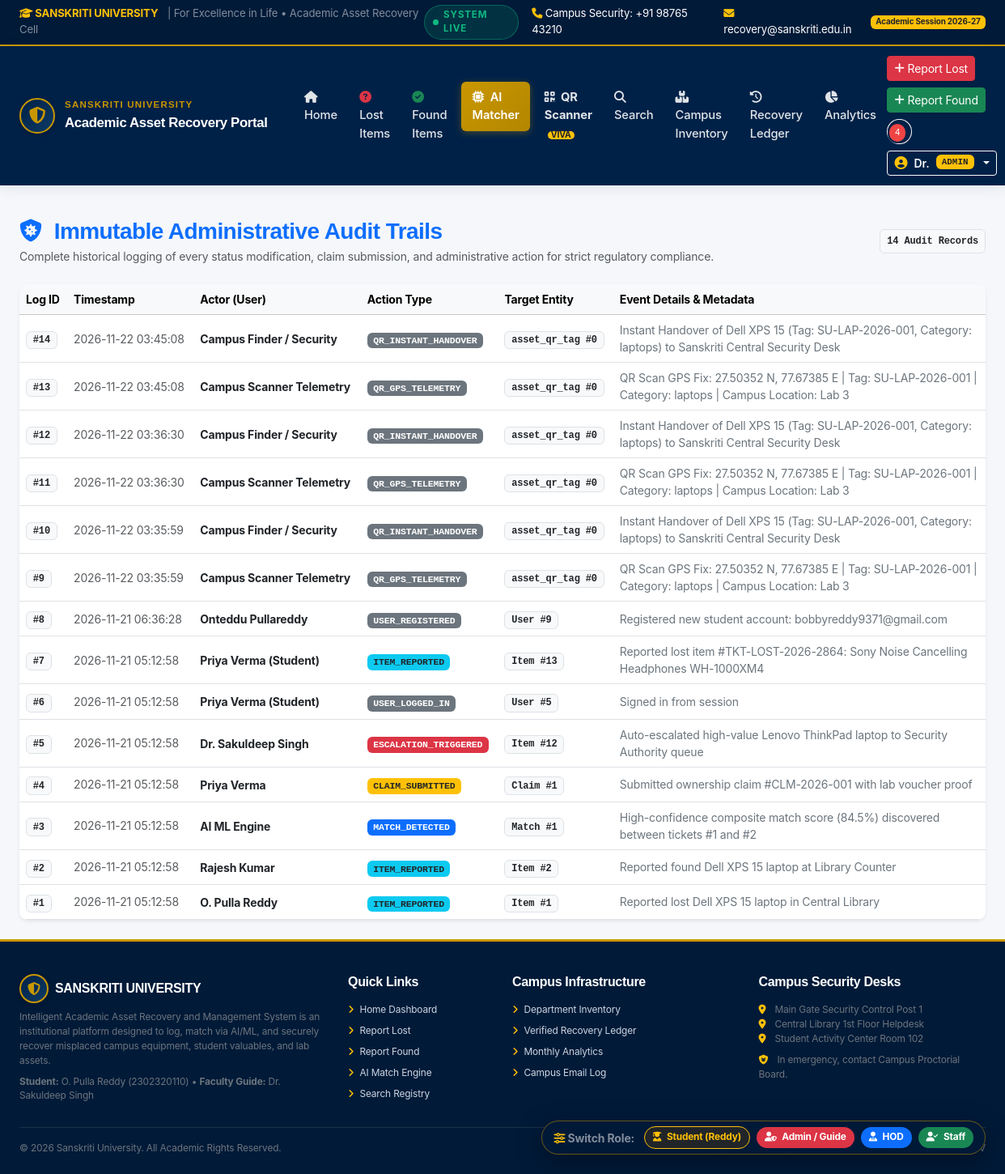
Page /admin/audit-logs (signed in) on the earlier database version.
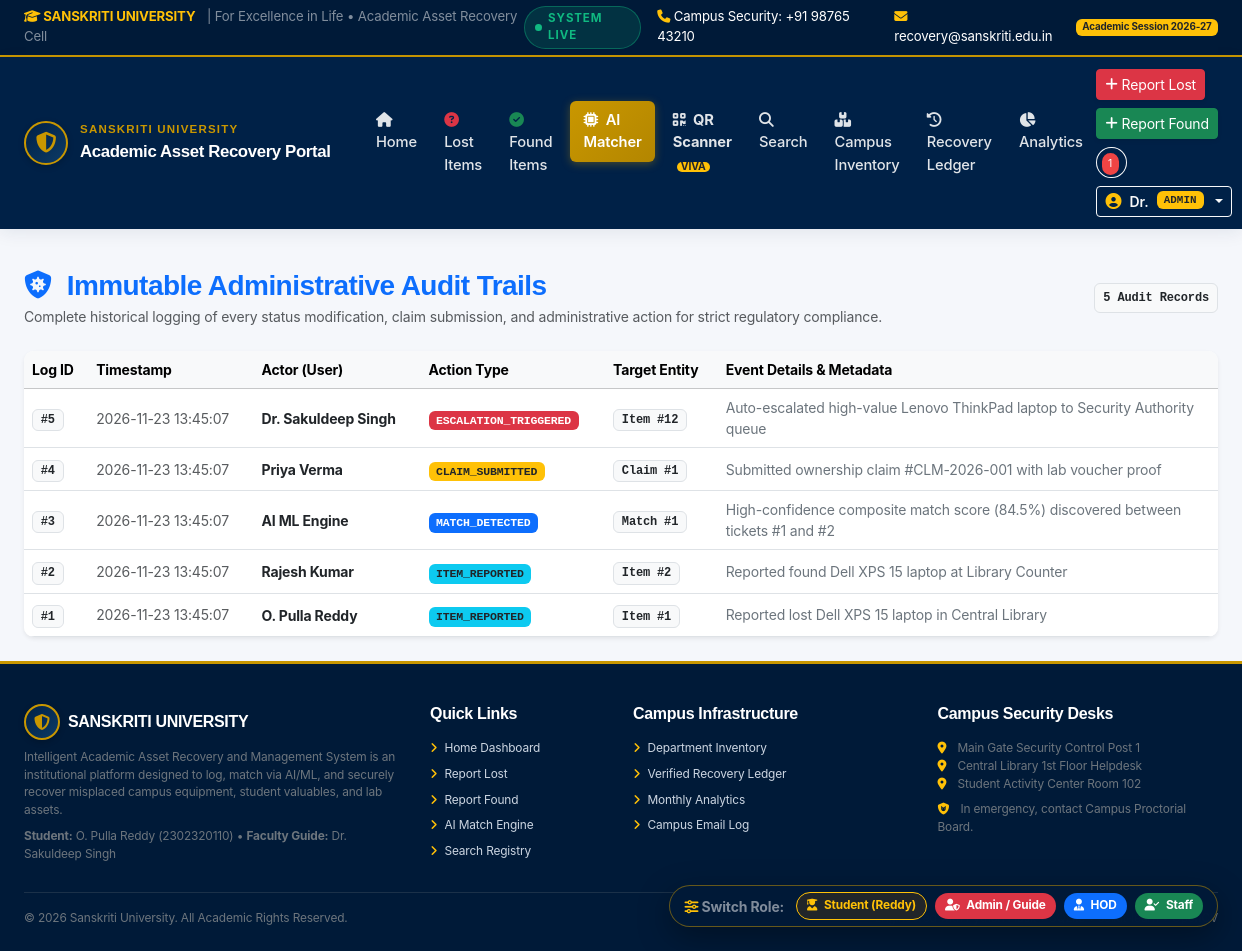
Same page on the later database version.
### tables this page shows
CREATE TABLE audit_logs (
        id INTEGER PRIMARY KEY AUTOINCREMENT,
        user_id INTEGER,
        user_name TEXT,
        action TEXT NOT NULL,
        target_type TEXT NOT NULL,
        target_id INTEGER,
        details TEXT,
        timestamp TIMESTAMP DEFAULT CURRENT_TIMESTAMP,
        FOREIGN KEY (user_id) REFERENCES users (id) ON DELETE SET NULL
    );

### app.py (the view)
@app.route('/admin/audit-logs')
@login_required
@role_required('admin', 'staff', 'dept_head')
def admin_audit_logs():
    logs = database.query_db("SELECT * FROM audit_logs ORDER BY id DESC LIMIT 100")
    return render_template('admin/audit_logs.html', logs=logs)

### app.py (called while the page is built)
@app.context_processor
def inject_global_template_data():
    user = get_current_user()
    unread_count = 0
    if user:
        row = database.query_db("SELECT COUNT(*) as c FROM notifications WHERE user_id = ? AND is_read = 0", (user['id'],), one=True)
        unread_count = row['c'] if row else 0
    return {
        'current_user': user,
        'unread_notifs_count': unread_count,
        'now_year': datetime.now().year
    }

### auth_helper.py (called while the page is built)
def get_current_user():
    if 'user_id' not in session:
        return None
    user = database.query_db("SELECT * FROM users WHERE id = ?", (session['user_id'],), one=True)
    return user

def login_required(f):
    @wraps(f)
    def decorated_function(*args, **kwargs):
        if 'user_id' not in session:
            flash("Please sign in with your university account to access this page.", "warning")
            return redirect(url_for('login', next=request.url))
        return f(*args, **kwargs)
    return decorated_function

### database.py (called while the page is built)
def get_db():
    if 'db' not in g:
        g.db = sqlite3.connect(DB_PATH)
        g.db.row_factory = sqlite3.Row
        g.db.execute("PRAGMA foreign_keys = ON")
    return g.db

### templates/admin/audit_logs.html (shortened to what this page needs)
{% extends 'base.html' %}
{% block content %}
<div class="container-fluid px-4">
    <div class="d-flex flex-column flex-md-row justify-content-between align-items-md-center mb-4 gap-3">
        <div>
            <h3 class="fw-bold mb-1 text-primary">
                <i class="fa-solid fa-shield-virus me-2"></i> Immutable Administrative Audit Trails
            </h3>
            <p class="text-muted small mb-0">Complete historical logging of every status modification, claim submission, and administrative action for strict regulatory compliance.</p>
        </div>
        <span class="badge bg-light text-dark border p-2 font-monospace">{{ logs|length }} Audit Records</span>
    </div>
    <div class="card shadow-sm border-0">
        <div class="card-body p-0">
            <div class="table-responsive">
                <table class="table table-hover align-middle mb-0">
                    <thead class="table-light small">
                        <tr>
                            <th>Log ID</th>
                            <th>Timestamp</th>
                            <th>Actor (User)</th>
                            <th>Action Type</th>
                            <th>Target Entity</th>
                            <th>Event Details &amp; Metadata</th>
                        </tr>
                    </thead>
                    <tbody>
                        {% for log in logs %}
                        <tr>
                            <td><span class="badge bg-light text-dark border font-monospace">#{{ log.id }}</span></td>
                            <td class="small text-muted text-nowrap">{{ log.timestamp }}</td>
                            <td>
                                <strong class="text-dark small">{{ log.user_name or 'System Automated' }}</strong>
                            </td>
                            <td>
                                <span class="badge {% if 'REPORTED' in log.action %}bg-info text-dark{% elif 'CLAIM' in log.action %}bg-warning text-dark{% elif 'MATCH' in log.action %}bg-primary{% elif 'ESCALAT' in log.action %}bg-danger{% else %}bg-secondary{% endif %} font-monospace" style="font-size: 0.72rem;">
                                    {{ log.action }}
                                </span>
                            </td>
                            <td>
                                <span class="badge bg-light text-dark border font-monospace">{{ log.target_type }} #{{ log.target_id }}</span>
                            </td>
                            <td class="small text-secondary" style="max-width: 450px;">
                                {{ log.details }}
                            </td>
                        </tr>
                        {% else %}
                        <tr>
                            <td colspan="6" class="text-center py-5 text-muted">No audit logs recorded yet.</td>
                        </tr>
                        {% endfor %}
                    </tbody>
                </table>
            </div>
        </div>
    </div>
</div>
{% endblock %}

### templates/base.html (shortened to what the changed rows need)
<!DOCTYPE html>
<html lang="en">
<head>
    <link href="https://cdn.jsdelivr.net/npm/bootstrap@5.3.3/dist/css/bootstrap.min.css" rel="stylesheet">
    <link rel="stylesheet" href="https://cdnjs.cloudflare.com/ajax/libs/font-awesome/6.5.2/css/all.min.css">
    <link rel="stylesheet" href="{{ url_for('static', filename='css/style.css') }}">
</head>
<body>
    <nav class="navbar navbar-expand-lg su-navbar sticky-top">
        <div class="container-fluid px-4">
            <div class="collapse navbar-collapse" id="suNavbarNav">
                <div class="d-flex align-items-center gap-2 flex-wrap">
                    {% if current_user %}
                        <div class="position-relative me-2">
                            <a href="{{ url_for('notifications_view') }}" class="btn btn-outline-light btn-sm rounded-circle px-2" title="Notifications">
                                {% if unread_notifs_count > 0 %}
                                    <span class="notif-badge">{{ unread_notifs_count }}</span>
                                {% endif %}
                            </a>
                        </div>
                    {% endif %}
                </div>
            </div>
        </div>
    </nav>
    <main class="flex-grow-1 py-4">
        {% block content %}{% endblock %}
    </main>
</body>
</html>

Differences in the rows shown:
removed audit_logs: id "14", timestamp "2026-11-22 03:45:08", user_name "Campus Finder / Security", action "QR_INSTANT_HANDOVER", target_type "asset_qr_tag", target_id "0", details "Instant Handover of Dell XPS 15 (Tag: SU-LAP-2026-001, Category: laptops) to Sanskriti Central Security Desk"
removed audit_logs: id "13", timestamp "2026-11-22 03:45:08", user_name "Campus Scanner Telemetry", action "QR_GPS_TELEMETRY", target_type "asset_qr_tag", target_id "0", details "QR Scan GPS Fix: 27.50352 N, 77.67385 E | Tag: SU-LAP-2026-001 | Category: laptops | Campus Location: Lab 3"
removed audit_logs: id "12", timestamp "2026-11-22 03:36:30", user_name "Campus Finder / Security", action "QR_INSTANT_HANDOVER", target_type "asset_qr_tag", target_id "0", details "Instant Handover of Dell XPS 15 (Tag: SU-LAP-2026-001, Category: laptops) to Sanskriti Central Security Desk"
removed audit_logs: id "11", timestamp "2026-11-22 03:36:30", user_name "Campus Scanner Telemetry", action "QR_GPS_TELEMETRY", target_type "asset_qr_tag", target_id "0", details "QR Scan GPS Fix: 27.50352 N, 77.67385 E | Tag: SU-LAP-2026-001 | Category: laptops | Campus Location: Lab 3"
removed audit_logs: id "10", timestamp "2026-11-22 03:35:59", user_name "Campus Finder / Security", action "QR_INSTANT_HANDOVER", target_type "asset_qr_tag", target_id "0", details "Instant Handover of Dell XPS 15 (Tag: SU-LAP-2026-001, Category: laptops) to Sanskriti Central Security Desk"
removed audit_logs: id "9", timestamp "2026-11-22 03:35:59", user_name "Campus Scanner Telemetry", action "QR_GPS_TELEMETRY", target_type "asset_qr_tag", target_id "0", details "QR Scan GPS Fix: 27.50352 N, 77.67385 E | Tag: SU-LAP-2026-001 | Category: laptops | Campus Location: Lab 3"
removed audit_logs: id "8", timestamp "2026-11-21 06:36:28", user_name "Onteddu Pullareddy", action "USER_REGISTERED", target_type "User", target_id "9", details "Registered new student account: bobbyreddy9371@gmail.com"
removed audit_logs: id "7", timestamp "2026-11-21 05:12:58", user_name "Priya Verma (Student)", action "ITEM_REPORTED", target_type "Item", target_id "13", details "Reported lost item #TKT-LOST-2026-2864: Sony Noise Cancelling Headphones WH-1000XM4"
removed audit_logs: id "6", timestamp "2026-11-21 05:12:58", user_name "Priya Verma (Student)", action "USER_LOGGED_IN", target_type "User", target_id "5", details "Signed in from session"
changed audit_logs "Dr. Sakuldeep Singh": timestamp "2026-11-21 05:12:58" → "2026-11-23 13:45:07"
changed audit_logs "Priya Verma": timestamp "2026-11-21 05:12:58" → "2026-11-23 13:45:07"
changed audit_logs "AI ML Engine": timestamp "2026-11-21 05:12:58" → "2026-11-23 13:45:07"
changed audit_logs "Rajesh Kumar": timestamp "2026-11-21 05:12:58" → "2026-11-23 13:45:07"
changed audit_logs "O. Pulla Reddy": timestamp "2026-11-21 05:12:58" → "2026-11-23 13:45:07"
Other differences:
{{ unread_notifs_count }}: "4" → "1"
{{ logs|length }}: "14" → "5"
